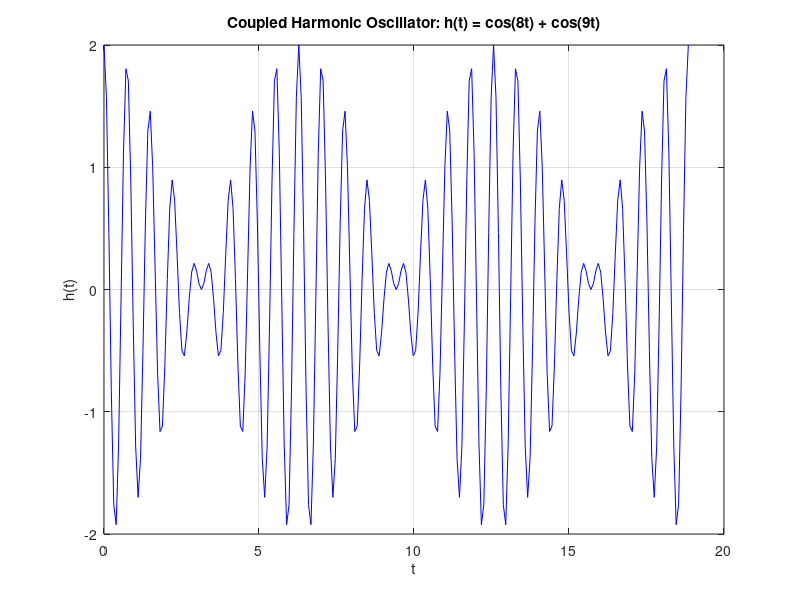
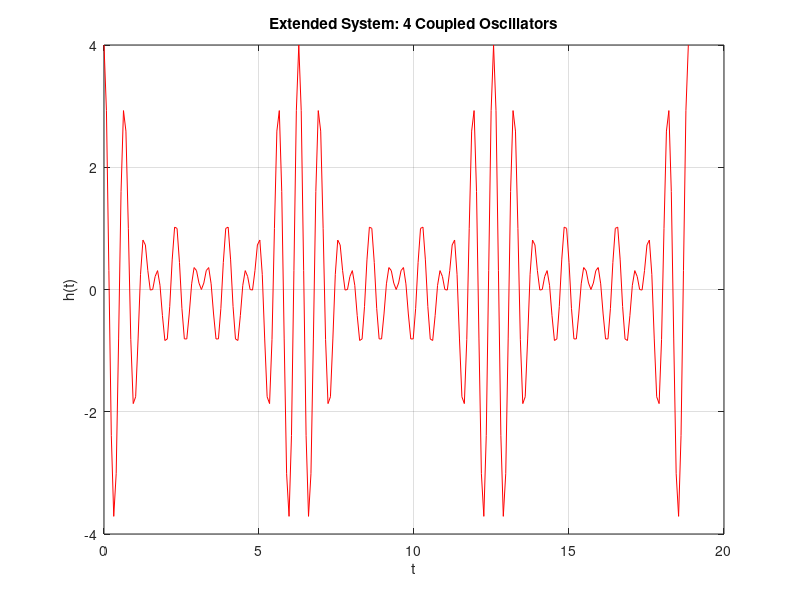
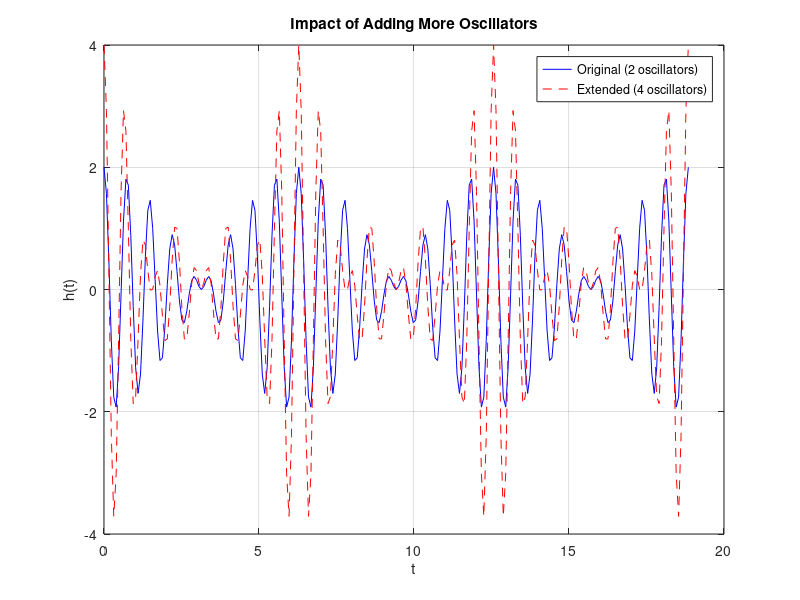

Source code (MATLAB) for these figures, in order:
%% Task 1 & 2: Define and Plot Harmonic Oscillator
t = 0:pi/40:6*pi;
h = @(t) cos(8*t) + cos(9*t);

figure;
plot(t, h(t), 'b');
xlabel('t'); ylabel('h(t)');
title('Coupled Harmonic Oscillator: h(t) = cos(8t) + cos(9t)');
grid on;

%% Task 3: Add Two More Coupled Oscillators
h2 = @(t) cos(8*t) + cos(9*t) + cos(10*t) + cos(11*t);

figure;
plot(t, h2(t), 'r');
xlabel('t'); ylabel('h(t)');
title('Extended System: 4 Coupled Oscillators');
grid on;

figure;
plot(t, h(t), 'b'); hold on;
plot(t, h2(t), 'r--');
legend('Original (2 oscillators)', 'Extended (4 oscillators)', 'Location', 'best');
xlabel('t'); ylabel('h(t)');
title('Impact of Adding More Oscillators');
grid on;
hold off;
